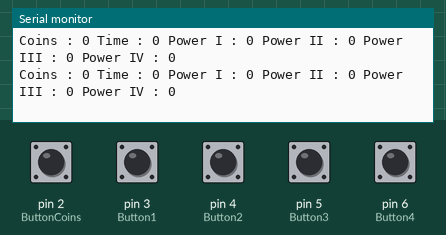
Bench run of a sketch on a simulated Arduino Uno, built with avr-gcc and run on an emulated ATmega328P. Shown: the last lines printed to the serial monitor. Inputs (shaded band) come from the test bench; at power-on: pin 2 (ButtonCoins) HIGH, pin 3 (Button1), pin 4 (Button2), pin 5 (Button3), pin 6 (Button4) LOW.

Above: at 1.2 s.
1.3 s: pin 2 (ButtonCoins) pulled LOW for 0.15 s
At 1.49 s:
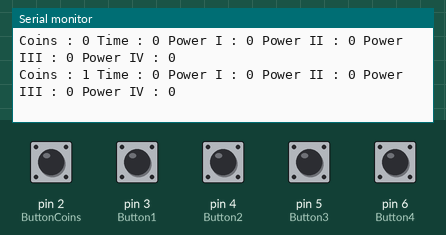
4.4 s: pin 2 (ButtonCoins) pulled LOW for 1 s
At 4.57 s:
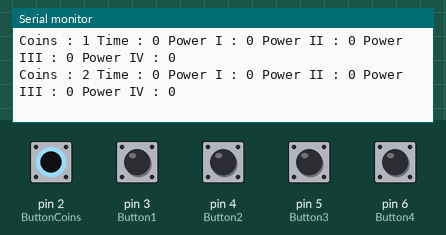
8.4 s: pin 2 (ButtonCoins) pulled LOW for 0.15 s
At 8.54 s:
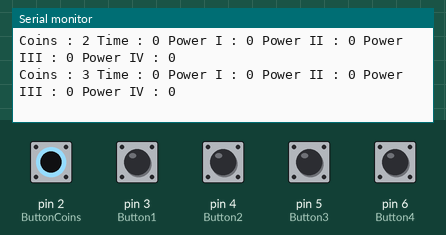
11.5 s: pin 2 (ButtonCoins) pulled LOW for 1 s
At 11.69 s:
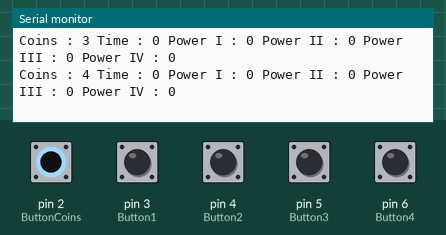
15.5 s: pin 3 (Button1) pulled HIGH for 0.15 s
At 15.66 s:
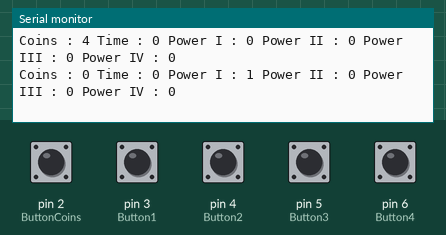
18.6 s: pin 2 (ButtonCoins) pulled LOW for 0.15 s
At 18.73 s:
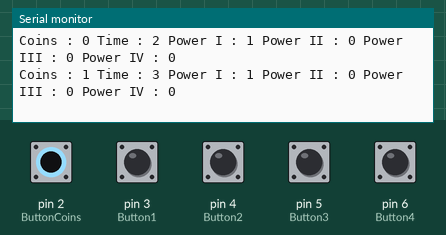
Timing chart, 0 to 21.6 s (numbered marks = the images above; inputs shaded):
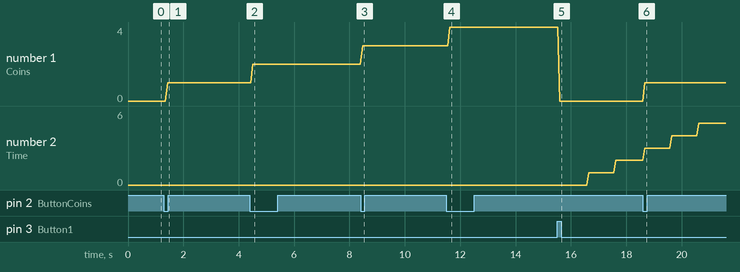

Measured:
- after the input at 1.3 s, the serial monitor: prints a new line after 0.13 s (image 1)
- after the input at 4.4 s, the serial monitor: prints a new line after 0.10 s (image 2)
- after the input at 8.4 s, the serial monitor: prints a new line after 0.08 s (image 3)
- after the input at 11.5 s, the serial monitor: prints a new line after 0.12 s (image 4)
- after the input at 15.5 s, the serial monitor: prints a new line after 0.09 s (image 5)
- after the input at 18.6 s, the serial monitor: prints a new line after 0.07 s (image 6)
- plotted number 1: 0 → 1 after the input at 1.3 s, 1 → 2 after the input at 4.4 s, 2 → 3 after the input at 8.4 s, 3 → 4 after the input at 11.5 s
- plotted number 2: 0 → 2 after the input at 15.5 s

The sketch:

Multitasking.ino
```cpp
unsigned long time;

unsigned long endTime1 = 0;
unsigned long endTime2 = 0;
unsigned long endTime3 = 0;
unsigned long endTime4 = 0;

const int ButtonCoins = 2;

const int Button1 = 3;
const int Button2 = 4;
const int Button3 = 5;
const int Button4 = 6;

const int Power1 = 7;
const int Power2 = 8;
const int Power3 = 9;
const int Power4 = 10;

int StateButton1 = 0;
int StateButton2 = 0;
int StateButton3 = 0;
int StateButton4 = 0;

int Coins = 0;

//---------- Reset Millis ----------//
extern volatile unsigned long timer0_millis;
unsigned long new_value = 0;

void setMillis(unsigned long new_millis){
  uint8_t oldSREG = SREG;
  cli();
  timer0_millis = new_millis;
  SREG = oldSREG;
}

//---------- ----------- ----------//

void setup() {
  Serial.begin(9600);

  pinMode(Button1, INPUT);
  pinMode(Button2, INPUT);
  pinMode(Button3, INPUT);
  pinMode(Button4, INPUT);

  pinMode(Power1, OUTPUT);
  pinMode(Power2, OUTPUT);
  pinMode(Power3, OUTPUT);
  pinMode(Power4, OUTPUT);


  pinMode(ButtonCoins, INPUT_PULLUP);
  attachInterrupt(digitalPinToInterrupt(ButtonCoins), CountCoin, FALLING);

  digitalWrite(Power1, LOW);
  digitalWrite(Power2, LOW);
  digitalWrite(Power3, LOW);
  digitalWrite(Power4, LOW);
}

void loop() {

  time = millis()/1000;

  SetEndTime();
  Power();
  Show();
  ResetMillis();
}

void CountCoin(){
  delay(1000);
  if(digitalRead(ButtonCoins) == 0){
    Coins++;
  }
}

void SetEndTime(){
  if(Coins > 0){
    if(digitalRead(Button1) == HIGH){
      StateButton1 = 1;
      endTime1 = time + (Coins * 30);
      Coins = 0;
    }
    if(digitalRead(Button2) == HIGH){
      StateButton2 = 1;
      endTime2 = time + (Coins * 30);
      Coins = 0;
    }
    if(digitalRead(Button3) == HIGH){
      StateButton3 = 1;
      endTime3 = time + (Coins * 30);
      Coins = 0;
    }
    if(digitalRead(Button4) == HIGH){
      StateButton4 = 1;
      endTime4 = time + (Coins * 30);
      Coins = 0;
    }
  }
}

void Power(){
  if(StateButton1 == 1){
    if(time <= endTime1){
      digitalWrite(Power1, HIGH);
    }
    else{
      StateButton1 = 0;
      digitalWrite(Power1, LOW);
    }
  }

  if(StateButton2 == 1){
    if(time <= endTime2){
      digitalWrite(Power2, HIGH);
    }
    else{
      StateButton2 = 0;
      digitalWrite(Power2, LOW);
    }
  }

  if(StateButton3 == 1){
    if(time <= endTime3){
      digitalWrite(Power3, HIGH);
    }
    else{
      StateButton3 = 0;
      digitalWrite(Power3, LOW);
    }
  }

  if(StateButton4 == 1){
    if(time <= endTime4){
      digitalWrite(Power4, HIGH);
    }
    else{
      StateButton4 = 0;
      digitalWrite(Power4, LOW);
    }
  }
}

void ResetMillis(){
  if(StateButton1 == 0 && StateButton2 == 0 && StateButton3 == 0 && StateButton4 == 0){
    setMillis(new_value);
  }
}

void Show(){
  Serial.print("Coins : ");
  Serial.print(Coins);
  Serial.print(" Time : ");
  Serial.print(time);
  Serial.print(" Power I : ");
  Serial.print(StateButton1);
  Serial.print(" Power II : ");
  Serial.print(StateButton2);
  Serial.print(" Power III : ");
  Serial.print(StateButton3);
  Serial.print(" Power IV : ");
  Serial.println(StateButton4);
}
```
